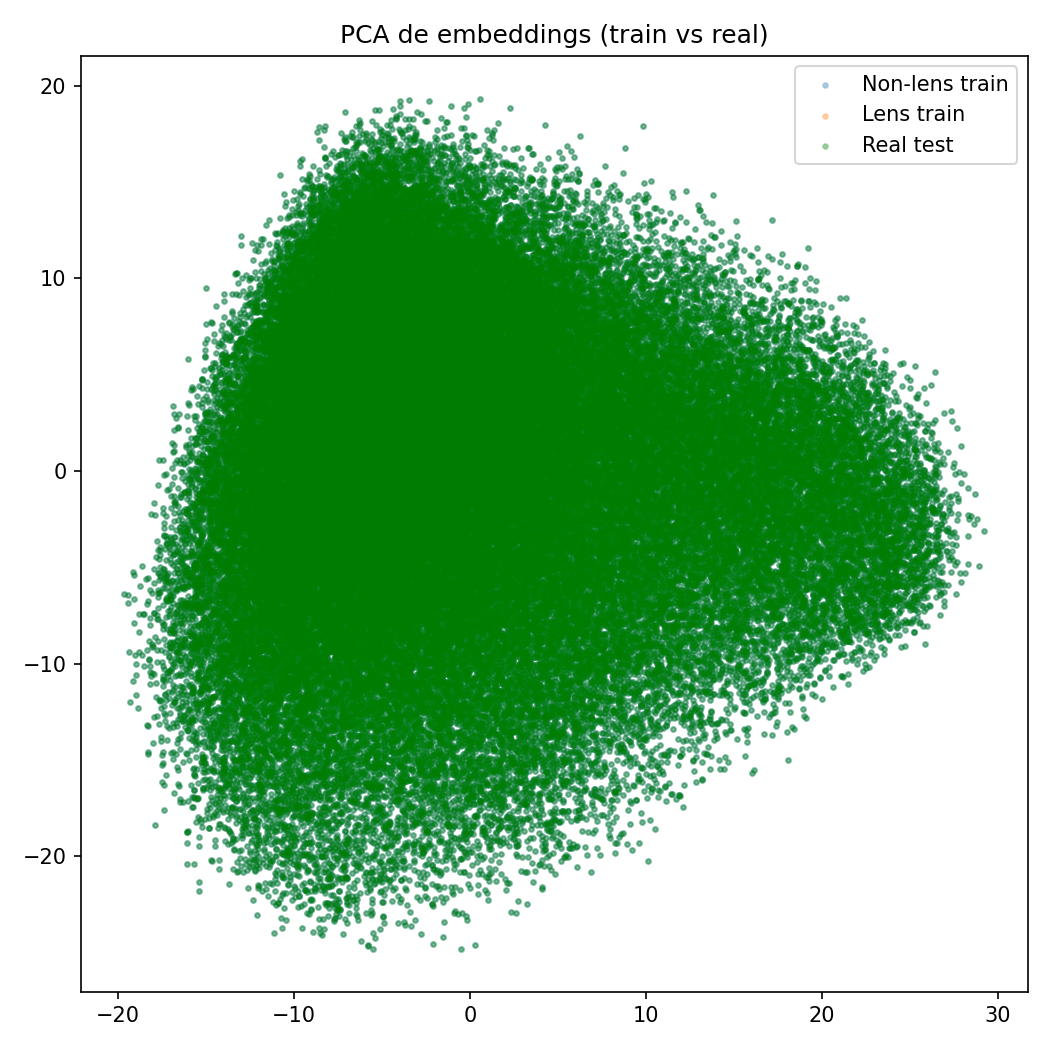

Write Python code to recreate this figure.
import numpy as np
from sklearn.decomposition import PCA
import matplotlib.pyplot as plt

X_train = np.load("../SLChallenge/outputs/embeddings_test.npy")
labels = np.load("../SLChallenge/outputs/labels_test.npy")
X_test = np.load("../SLChallenge/outputs/embeddings_test.npy")  # los del conjunto real

pca = PCA(n_components=2)
proj = pca.fit_transform(np.vstack([X_train, X_test]))
train_proj, test_proj = proj[:len(X_train)], proj[len(X_train):]

plt.figure(figsize=(7,7))
plt.scatter(train_proj[labels==0,0], train_proj[labels==0,1], alpha=0.3, label="Non-lens train", s=5)
plt.scatter(train_proj[labels==1,0], train_proj[labels==1,1], alpha=0.3, label="Lens train", s=5)
plt.scatter(test_proj[:,0], test_proj[:,1], alpha=0.3, label="Real test", s=5, c="green")
plt.legend(); plt.title("PCA de embeddings (train vs real)")
plt.tight_layout()
plt.savefig("outputs/embeddings_space_verification.png", dpi=150)
print("✅ Gráfico guardado en outputs/embeddings_space_verification.png")
